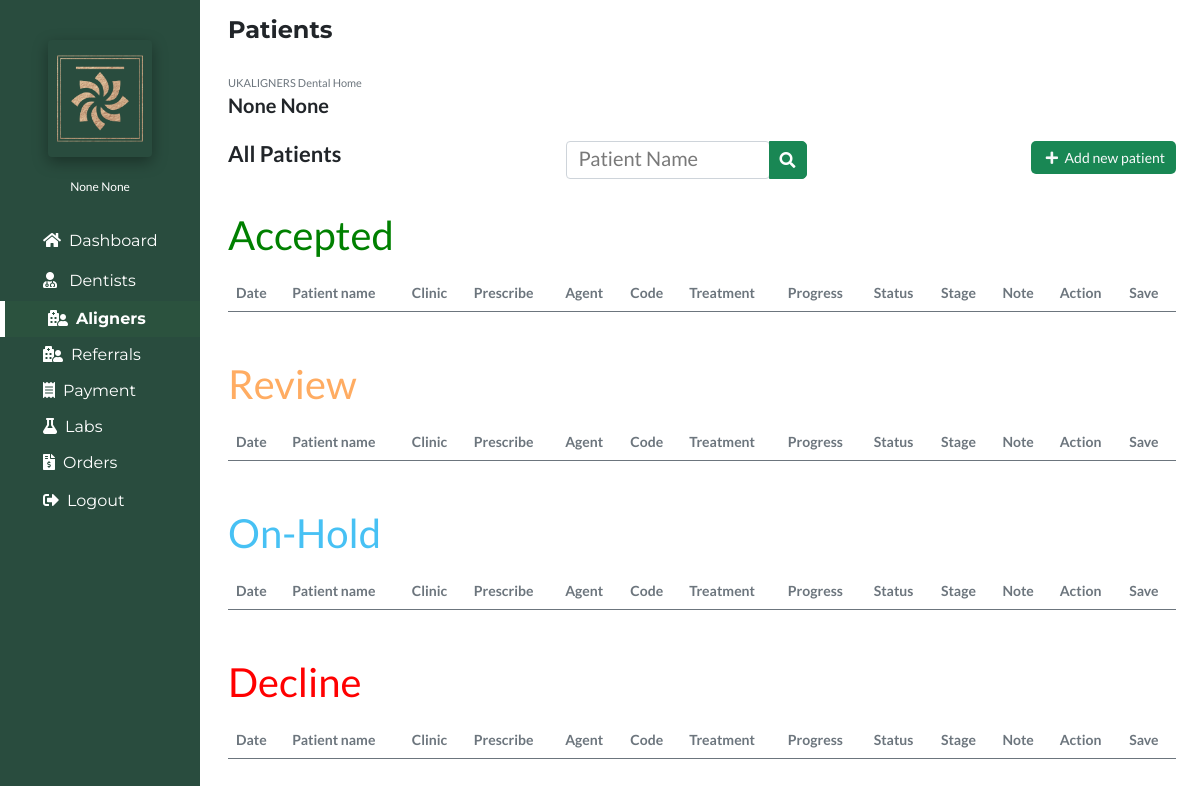
The page /patients (signed in) on the database as committed earlier.
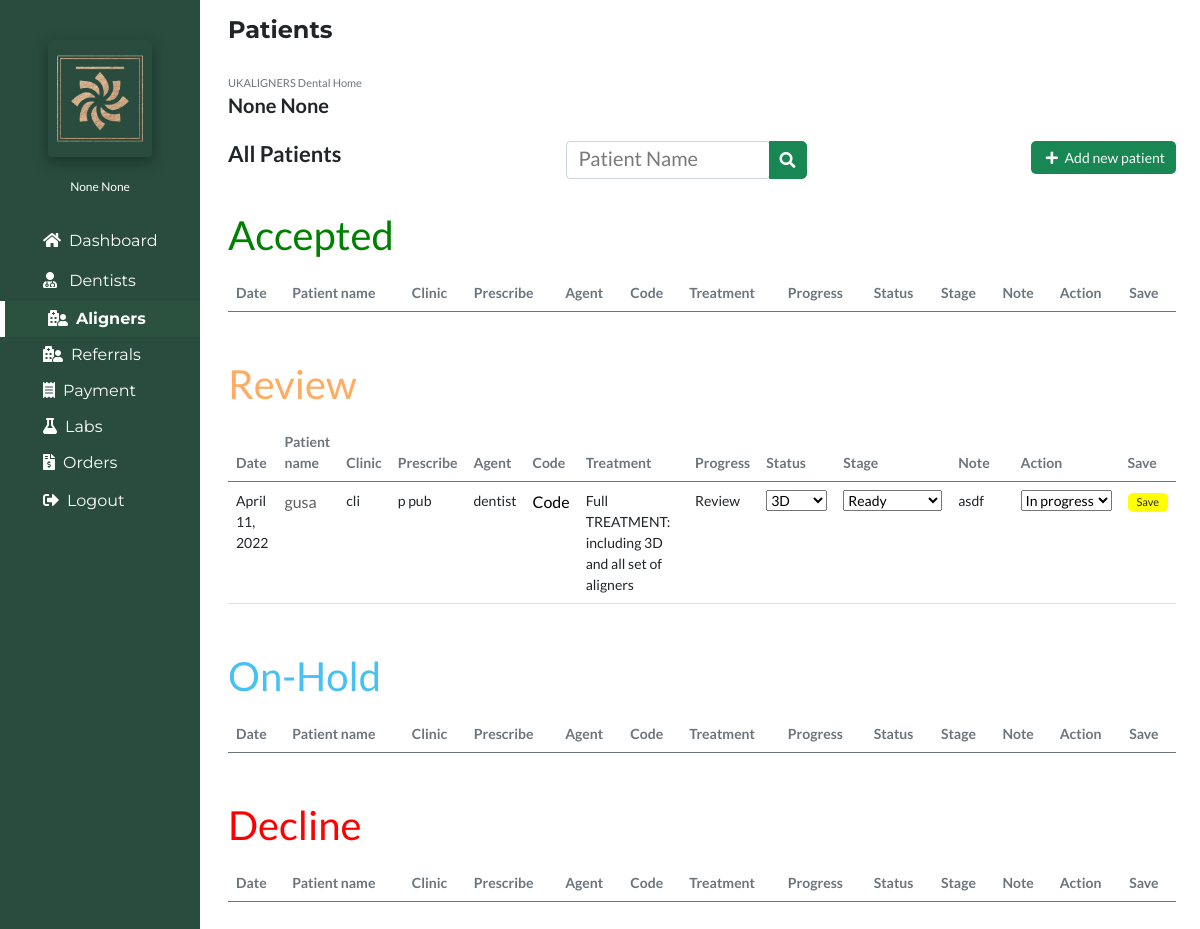
The same page on the database as committed later.
### portfolioApp/models.py (models this page shows, shortened)
class Patient(models.Model):
    Dentist=models.ForeignKey(User,on_delete=models.CASCADE)
    Prescriber=models.CharField(max_length=100,null=True)
    Clinic=models.CharField(max_length=300,null=True)
    Email=models.CharField(max_length=300,null=True)
    Telephone=models.CharField(max_length=300,null=True)
    PatientName=models.CharField(max_length=100,null=True)
    Sex=models.CharField(max_length=100,null=True)
    TreatmentInPast=models.CharField(max_length=100,null=True)
    Age=models.CharField(max_length=100,null=True)
    Address1=models.CharField(max_length=100,null=True)
    Address2=models.CharField(max_length=100,null=True)
    OralScan=models.CharField(max_length=100,null=True)
    Impression=models.CharField(max_length=100,null=True)
    UpperJaw=models.FileField(null=True)
    LowerJaw=models.FileField(null=True)
    Photo1=models.ImageField(null=True)
    Photo2=models.ImageField(null=True)
    Photo3=models.ImageField(null=True)
    Photo4=models.ImageField(null=True)
    Treatment=models.CharField(max_length=150,null=True, choices=(("TREATMENT PLAN: includes 3D visualisation and STL files to print models in house","TREATMENT PLAN: includes 3D visualisation and STL files to print models in house"),("Full TREATMENT: including 3D and all set of aligners","Full TREATMENT: including 3D and all set of aligners")))
    TreatmentRequired=models.CharField(max_length=150,null=True)
    Aligners=models.CharField(max_length=150,null=True)
    TreatmentLimit=models.CharField(max_length=150,null=True)
    Overbite=models.CharField(max_length=150,null=True)
    Overjet=models.CharField(max_length=150,null=True)
    Expension=models.CharField(max_length=150,null=True)
    IPR=models.CharField(max_length=150,null=True)
    Procline=models.CharField(max_length=150,null=True)
    Distalize=models.CharField(max_length=150,null=True)
    UpperMidline=models.CharField(max_length=150,null=True)
    LoverMidline=models.CharField(max_length=150,null=True)
    ArchForm=models.CharField(max_length=150,null=True)
    PCrossbite=models.CharField(max_length=150,null=True)
    Hint1=models.CharField(max_length=150,null=True)
    Hint2=models.CharField(max_length=150,null=True)
    Hint3=models.CharField(max_length=150,null=True)
    DentistNote=models.TextField(default="Not Added",null=True)
    AdminNote=models.TextField(default="Not Added",null=True)
    Status=models.CharField(max_length=120,default="Pending",null=True,choices=(("3D","3D"),("Ready","Ready")))
    InternalStatus=models.CharField(max_length=30,null=True,default="On")
    Date=models.DateField(auto_now_add=True)
    file=models.FileField(null=True)
    AdminStatus = models.CharField(max_length=1000,null=True)
    Stage = models.CharField(max_length=1000,null=True, choices=(("File sent","File sent"),("Model prod","Model prod"),("Aligner prod","Aligner prod"),("Ready","Ready")))
    Note = models.CharField(max_length=10000,null=True)
    Action = models.CharField(max_length=1000,null=True,choices=(("In progress","In progress"),("TC","TC")))
    Progress = models.CharField(max_length=1000,null=True, blank=True, choices=(("Accept","Accept"),("Review","Review"),("Decline","Decline"),("On-Hold","On-Hold"),("New","New")))
    UpperArch = models.IntegerField(default=0, null=True, blank=True)
    LowerArch = models.IntegerField(default=0,null=True, blank=True)

### account/models.py (models this page shows, shortened)
class Account(AbstractBaseUser):
	email 					= models.EmailField(verbose_name="email", max_length=60, unique=True)
	username 				= models.CharField(max_length=30, unique=True)
	date_joined				= models.DateTimeField(verbose_name='date joined', auto_now_add=True)
	last_login				= models.DateTimeField(verbose_name='last login', auto_now=True)
	first_name				= models.CharField(max_length=50, null=True)
	last_name				= models.CharField(max_length=50, null=True)
	is_admin				= models.BooleanField(default=False)
	is_active				= models.BooleanField(default=True)
	is_staff				= models.BooleanField(default=False)
	is_superuser			= models.BooleanField(default=False)
	is_reception			= models.BooleanField(default=False)
	is_nurse				= models.BooleanField(default=False)
	is_dentist				= models.BooleanField(default=False)
	hide_email				= models.BooleanField(default=True)
	USERNAME_FIELD = 'username'
	REQUIRED_FIELDS = ['email']
	objects = MyAccountManager()
	def __str__(self):
		return self.username

### portfolioApp/views.py (the view, shortened to what this page needs)
# urls.py: path('patients', views.patients, name='patients'),
@login_required(login_url='login')
def patients(request):
    if request.user.is_admin or request.user.is_dentist:
        if request.user.is_admin:
            mypatientsAccept=Patient.objects.distinct().filter(
                Q(Progress__icontains="Accepted") &
                ~Q(Action="TC")
            ).order_by("PatientName")
            mypatientsReview=Patient.objects.distinct().filter(
                Q(Progress__icontains="Review") &
                ~Q(Action="TC")
            ).order_by("PatientName")
            mypatientsDecline=Patient.objects.distinct().filter(
                Q(Progress__icontains="Decline") &
                ~Q(Action="TC")
            ).order_by("PatientName")
            mypatientsOn_Hold=Patient.objects.distinct().filter(
                Q(Progress__icontains="On-Hold") &
                ~Q(Action="TC")
            ).order_by("PatientName")
        context={
            'patients':'active',
            'mypatientsAccept':mypatientsAccept,
            'mypatientsReview':mypatientsReview,
            'mypatientsDecline':mypatientsDecline,
            'mypatientsOn_Hold':mypatientsOn_Hold
        }
        return render(request,'patients.html',context)
    else:
        return redirect('dashboard')

### portfolioApp/templates/patients.html (shortened to what the changed rows need)
{% extends 'base.html' %}
{% load static %}
{% block body %}
<section class="px-4">
<div class="">
<div class="col-sm-12 px-0 pb-3 my-3 table-responsive"style="font-size:14px;">
  <h1 style="font-size: 40px; color: green; margin-bottom: 15px;">Accepted</h1>
<table class="table ">
<thead class="text-secondary">
<tr>
<th scope="col">Date</th>
<th scope="col">Patient name</th>
<th scope="col">Clinic</th>
<th scope="col">Prescribe</th>
<th scope="col">Agent</th>
<th scope="col">Code</th>
<th scope="col">Treatment</th>
<th scope="col">Progress</th>
<th scope="col">Status</th>
<th scope="col">Stage</th>
<th scope="col">Note</th>
<th scope="col">Action</th>
{% if user.is_admin or user.is_dentist %}
<th scope="col">Save</th>
{% endif %}
</tr>
</thead>
</table>
</div>
<div class="col-sm-12 px-0 pb-3 my-3 table-responsive"style="font-size:14px;">
  <h1 style="font-size: 40px; color: #ffac62; margin-bottom: 15px;">Review</h1>
<table class="table ">
<thead class="text-secondary">
<tr>
<th scope="col">Date</th>
<th scope="col">Patient name</th>
<th scope="col">Clinic</th>
<th scope="col">Prescribe</th>
<th scope="col">Agent</th>
<th scope="col">Code</th>
<th scope="col">Treatment</th>
<th scope="col">Progress</th>
<th scope="col">Status</th>
<th scope="col">Stage</th>
<th scope="col">Note</th>
<th scope="col">Action</th>
{% if user.is_admin or user.is_dentist %}
<th scope="col">Save</th>
{% endif %}
</tr>
</thead>
<tbody>
  {% for patients in mypatientsReview %}
  <tr>
    <form action="" method="POST">
      <td>{{patients.Date}}</td>
      {% if not user.is_staff or user.is_superuser %}
        <td><a href="/patientdetail/{{patients.id}}/">{{patients.PatientName}} {{patients.PatientSurname}}</a></td>
      {% else %}
        <td class="text-secondary">{{patients.PatientName}} {{patients.PatientSurname}}</td>
      {% endif %}
      <td>{{patients.Clinic}}</td>
      <td>{{patients.Prescriber}}</td>
      <td>{{patients.Dentist}}</td>
      <td><p>Code</p></td>
      {% if user.is_dentist %}
        <td>
          <select style="width: 180px;" name="Treatment" id="Treatment">
            <option style="background: rgb(52, 143, 255); color: white;" value="{{patients.Treatment}}"selected>{{patients.Treatment}}</option>
            <option value="TREATMENT PLAN: includes 3D visualisation and STL files to print models in house">TREATMENT PLAN: includes 3D visualisation and STL files to print models in house</option>
            <option value="Full TREATMENT: including 3D and all set of aligners">Full TREATMENT: including 3D and all set of aligners</option>
          </select>
        </td>
      {% else %}
        <td style="width: 180px;">{{patients.Treatment}}</td>
      {% endif %}
      {% if user.is_dentist %}
        <td>
          <select name="Progress" id="Progress">
            <option style="background: rgb(52, 143, 255); color: white;" value="{{patients.Progress}}"selected>{{patients.Progress}}</option>
            <option value="Accepted">Accepted</option>
            <option value="Review">Review</option>
            <option value="On-Hold">On-Hold</option>
            <option value="Declined">Decline</option>
          </select>
        </td>
      {% else %}
        <td>{{patients.Progress}}</td>
      {% endif %}
      {% if user.is_admin %}
        <td>
          <select name="Status" id="Status">
            <option style="background: rgb(52, 143, 255); color: white;" value="{{patients.Status}}"selected>{{patients.Status}}</option>
          </select>
        </td>
      {% else %}
        <td>{{patients.Status}}</td>
      {% endif %}
      {% if user.is_admin %}
        <td>
          <select name="Stage" id="Stage">
            <option style="background: rgb(52, 143, 255); color: white;" value="{{patients.Stage}}"selected>{{patients.Stage}}</option>
          </select>
        </td>
      {% else %}
        <td>{{patients.Stage}}</td>
      {% endif %}
      <td style="width: 180px;">{{patients.Note}}</td>
      {% if user.is_admin %}
        <td>
          <select name="Action" id="Action">
            <option style="background: rgb(52, 143, 255); color: white;" value="{{patients.Action}}"selected>{{patients.Action}}</option>
          </select>
        </td>
      {% else %}
        <td>{{patients.Action}}</td>
      {% endif %}
      <td>
        {% if user.is_admin or user.is_dentist %}
          <input type="submit" class="btn px-2 py-0" value="Save" style="background:yellow;font-size:11px;" name="Save">
        {% endif %}
      </td>
    </form>
  </tr>
  {% endfor %}
  </tbody>
</table>
</div>
<div class="col-sm-12 px-0 pb-3 my-3 table-responsive"style="font-size:14px;">
  <h1 style="font-size: 40px; color: #47c1f4; margin-bottom: 15px;">On-Hold</h1>
<table class="table ">
<thead class="text-secondary">
<tr>
<th scope="col">Date</th>
<th scope="col">Patient name</th>
<th scope="col">Clinic</th>
<th scope="col">Prescribe</th>
<th scope="col">Agent</th>
<th scope="col">Code</th>
<th scope="col">Treatment</th>
<th scope="col">Progress</th>
<th scope="col">Status</th>
<th scope="col">Stage</th>
<th scope="col">Note</th>
<th scope="col">Action</th>
{% if user.is_admin or user.is_dentist %}
<th scope="col">Save</th>
{% endif %}
</tr>
</thead>
</table>
</div>
<div class="col-sm-12 px-0 pb-3 my-3 table-responsive"style="font-size:14px;">
  <h1 style="font-size: 40px; color: red; margin-bottom: 15px;">Decline</h1>
<table class="table ">
<thead class="text-secondary">
<tr>
<th scope="col">Date</th>
<th scope="col">Patient name</th>
<th scope="col">Clinic</th>
<th scope="col">Prescribe</th>
<th scope="col">Agent</th>
<th scope="col">Code</th>
<th scope="col">Treatment</th>
<th scope="col">Progress</th>
<th scope="col">Status</th>
<th scope="col">Stage</th>
<th scope="col">Note</th>
<th scope="col">Action</th>
{% if user.is_admin or user.is_dentist %}
<th scope="col">Save</th>
{% endif %}
</tr>
</thead>
</table>
</div>
</div>
</section>
{% endblock body %}

Rows that differ between the two databases and show on the page:
added Patient: Date "April 11, 2022", PatientName "gusa", Clinic "cli", Prescriber "p pub", Dentist "dentist", Treatment "Full TREATMENT: including 3D and all set of aligners", Progress "Review", Status "3D", Stage "Ready", Note "asdf", Action "In progress"
